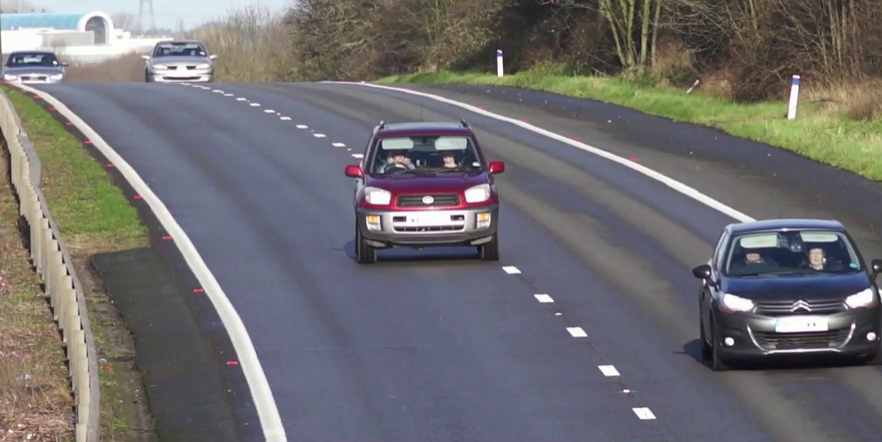
#> input picture frame 33 of video-2.mp4, 882 x 442 px
$ python exp28.py
#> lines starting #> are read from the running program, lines starting #| are printed output that depends on the picture; after the words box and inside, x2 and y2 are one past the last pixel; in counts of white or black regions, pixels touching at a corner belong together
import cv2

cap = cv2.VideoCapture("video-2.mp4")
fgbg = cv2.createBackgroundSubtractorMOG2()

while True:
    ret, frame = cap.read()
#> frame is the input picture: shape (442, 882, 3); mean B, G, R 111.6, 109.6, 111.4
    if not ret:
        break

    mask = fgbg.apply(frame)
#> mask: shape (442, 882); every value is 127
    contours, _ = cv2.findContours(mask, cv2.RETR_TREE, cv2.CHAIN_APPROX_SIMPLE)
#> contours = [[[0, 0], [0, 441], [881, 441], [881, 0]]]

    for cnt in contours:
        area = cv2.contourArea(cnt)
        if area > 1500:
            x, y, w, h = cv2.boundingRect(cnt)
            cv2.rectangle(frame, (x, y), (x+w, y+h), (0,255,0), 2)
#> this loop made 1 pass
#> (cnt, area, x, y, w, h) on pass 1: ([[0, 0], [0, 441], [881, 441], [881, 0]], 388521, 0, 0, 882, 442)
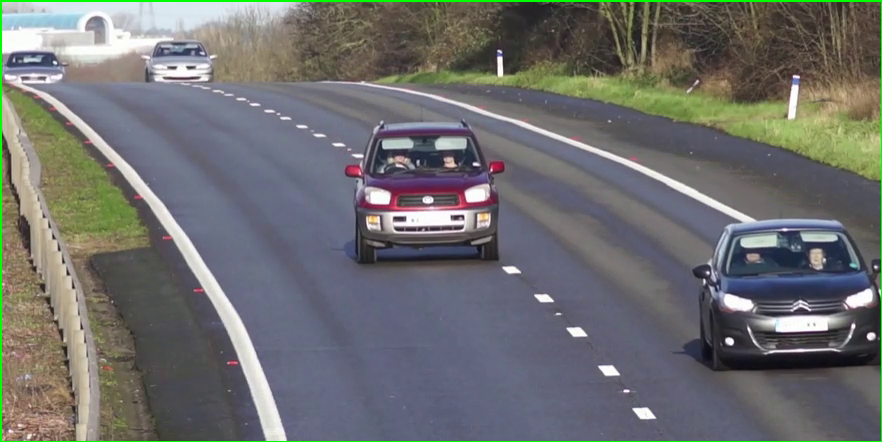
#> frame: shape (442, 882, 3); 1.02% of pixels changed, all inside (x1, y1, x2, y2) = (0, 0, 882, 442)

    cv2.imshow("Vehicle Detection", frame)

    if cv2.waitKey(30) & 0xFF == ord('q'):
#> (key q is pressed here)
        break

cap.release()
cv2.destroyAllWindows()

$ run again, starting later in the video
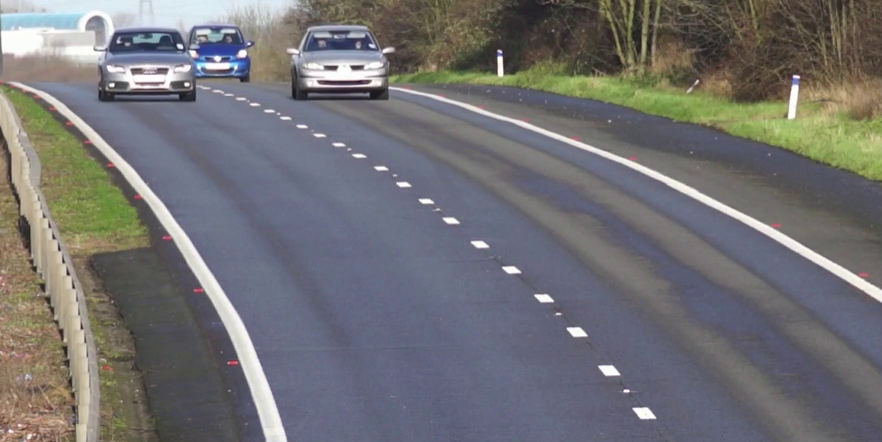
#> input picture frame 151 of video-2.mp4, 882 x 442 px
#> frame is the input picture: shape (442, 882, 3); mean B, G, R 115.4, 113.2, 114.1
#> mask: shape (442, 882); every value is 127
#> contours = [[[0, 0], [0, 441], [881, 441], [881, 0]]]
#> the loop `for cnt in contours:` made 1 pass
#> (cnt, area, x, y, w, h) on pass 1: ([[0, 0], [0, 441], [881, 441], [881, 0]], 388521, 0, 0, 882, 442)
#> after the loop `for cnt in contours:`:
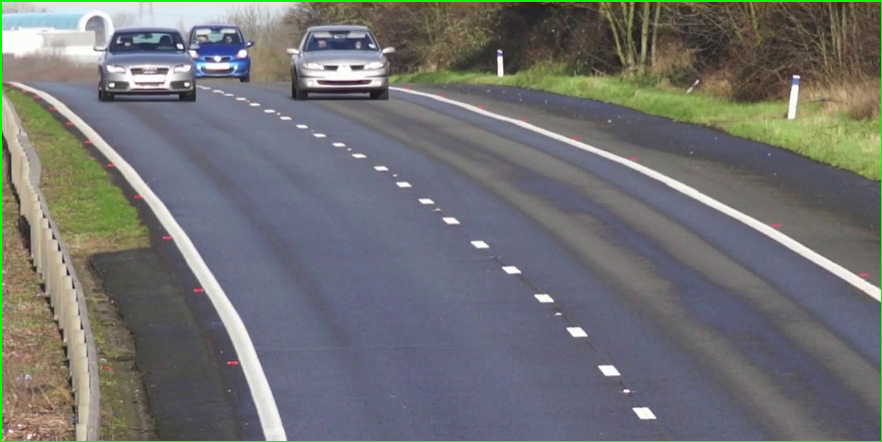
#> frame: shape (442, 882, 3); 1.02% of pixels changed, all inside (x1, y1, x2, y2) = (0, 0, 882, 442)

$ run again, starting later in the video
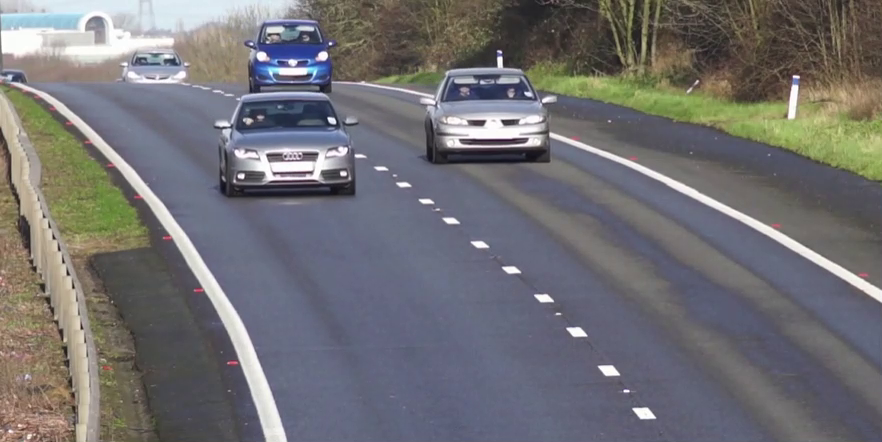
#> input picture frame 268 of video-2.mp4, 882 x 442 px
#> frame is the input picture: shape (442, 882, 3); mean B, G, R 115.6, 112.7, 113.8
#> mask: shape (442, 882); every value is 127
#> contours = [[[0, 0], [0, 441], [881, 441], [881, 0]]]
#> the loop `for cnt in contours:` made 1 pass
#> (cnt, area, x, y, w, h) on pass 1: ([[0, 0], [0, 441], [881, 441], [881, 0]], 388521, 0, 0, 882, 442)
#> after the loop `for cnt in contours:`:
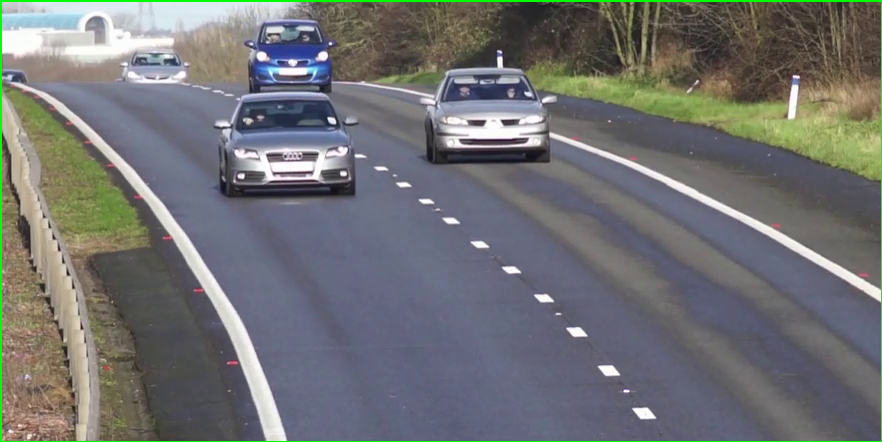
#> frame: shape (442, 882, 3); 1.02% of pixels changed, all inside (x1, y1, x2, y2) = (0, 0, 882, 442)
